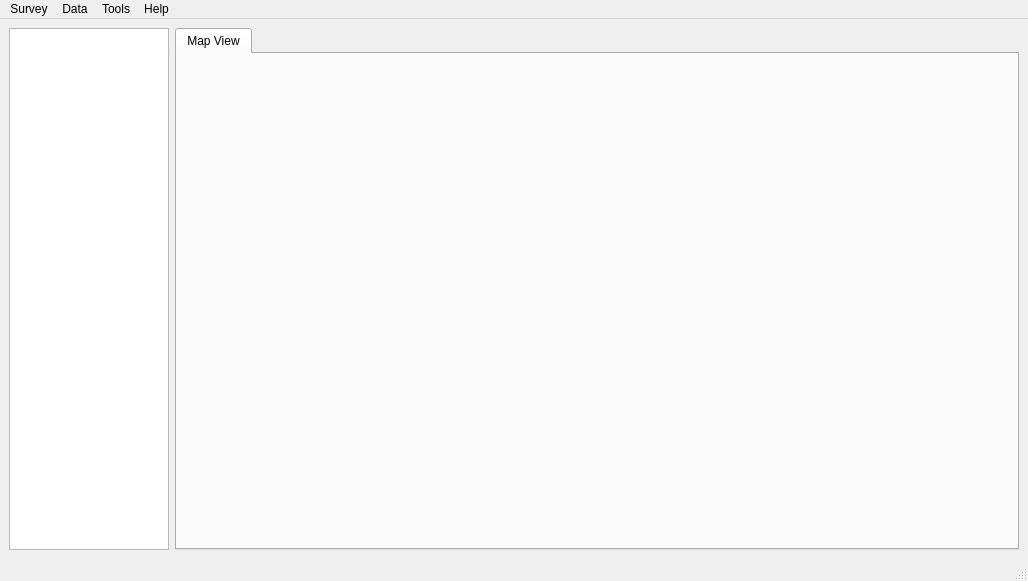
<?xml version="1.0" encoding="UTF-8"?>
<ui version="4.0">
 <class>MainWindow</class>
 <widget class="QMainWindow" name="MainWindow">
  <property name="geometry">
   <rect>
    <x>0</x>
    <y>0</y>
    <width>1028</width>
    <height>581</height>
   </rect>
  </property>
  <property name="windowTitle">
   <string>MainWindow</string>
  </property>
  <property name="windowIcon">
   <iconset resource="../resources.qrc">
    <normaloff>:/icon/icon</normaloff>:/icon/icon</iconset>
  </property>
  <widget class="QWidget" name="centralwidget">
   <layout class="QGridLayout" name="gridLayout">
    <item row="0" column="1">
     <widget class="QSplitter" name="splitter">
      <property name="sizePolicy">
       <sizepolicy hsizetype="Expanding" vsizetype="Expanding">
        <horstretch>0</horstretch>
        <verstretch>0</verstretch>
       </sizepolicy>
      </property>
      <property name="orientation">
       <enum>Qt::Horizontal</enum>
      </property>
      <widget class="QTabWidget" name="tabWidget">
       <property name="currentIndex">
        <number>0</number>
       </property>
       <widget class="QWidget" name="tab_map">
        <attribute name="title">
         <string>Map View</string>
        </attribute>
       </widget>
      </widget>
     </widget>
    </item>
    <item row="0" column="0">
     <widget class="QListWidget" name="data_listWidget">
      <property name="sizePolicy">
       <sizepolicy hsizetype="Preferred" vsizetype="Expanding">
        <horstretch>0</horstretch>
        <verstretch>0</verstretch>
       </sizepolicy>
      </property>
      <property name="minimumSize">
       <size>
        <width>100</width>
        <height>0</height>
       </size>
      </property>
      <property name="maximumSize">
       <size>
        <width>160</width>
        <height>16777215</height>
       </size>
      </property>
     </widget>
    </item>
   </layout>
  </widget>
  <widget class="QMenuBar" name="menubar">
   <property name="geometry">
    <rect>
     <x>0</x>
     <y>0</y>
     <width>1028</width>
     <height>21</height>
    </rect>
   </property>
   <widget class="QMenu" name="menuProjects">
    <property name="title">
     <string>Survey</string>
    </property>
    <addaction name="actionSelectSurvey"/>
    <addaction name="actionNewSurvey"/>
    <addaction name="separator"/>
    <addaction name="actionExit"/>
   </widget>
   <widget class="QMenu" name="menuData">
    <property name="title">
     <string>Data</string>
    </property>
    <addaction name="actionImport_Multiple"/>
    <addaction name="actionImport"/>
    <addaction name="actionExport"/>
    <addaction name="separator"/>
    <addaction name="actionManage_wells"/>
   </widget>
   <widget class="QMenu" name="menuTools">
    <property name="title">
     <string>Tools</string>
    </property>
    <addaction name="actionSmooth_Log"/>
    <addaction name="actionUpscale_Log"/>
    <addaction name="actionDiscern_Shale"/>
    <addaction name="actionExtrapolate_Log"/>
    <addaction name="separator"/>
    <addaction name="actionOBP"/>
    <addaction name="actionNCT"/>
    <addaction name="actionOptimize_Eaton"/>
    <addaction name="actionEaton"/>
    <addaction name="actionOptimize_Bowers"/>
    <addaction name="actionBowers"/>
    <addaction name="separator"/>
    <addaction name="actionGardner"/>
    <addaction name="actionCrossploter"/>
    <addaction name="actionCalculator"/>
   </widget>
   <widget class="QMenu" name="menuHelp">
    <property name="title">
     <string>Help</string>
    </property>
    <addaction name="actionAbout"/>
   </widget>
   <addaction name="menuProjects"/>
   <addaction name="menuData"/>
   <addaction name="menuTools"/>
   <addaction name="menuHelp"/>
  </widget>
  <widget class="QStatusBar" name="statusbar"/>
  <action name="actionImport">
   <property name="text">
    <string>Import Logs</string>
   </property>
  </action>
  <action name="actionExport">
   <property name="text">
    <string>Export Logs</string>
   </property>
  </action>
  <action name="actionSelectSurvey">
   <property name="icon">
    <iconset resource="../resources.qrc">
     <normaloff>:/icon/survey_icon</normaloff>:/icon/survey_icon</iconset>
   </property>
   <property name="text">
    <string>Setup/Select</string>
   </property>
  </action>
  <action name="actionExit">
   <property name="text">
    <string>Exit</string>
   </property>
  </action>
  <action name="actionNewSurvey">
   <property name="text">
    <string>New</string>
   </property>
  </action>
  <action name="actionMap_view">
   <property name="text">
    <string>Map view</string>
   </property>
  </action>
  <action name="actionImport_Multiple">
   <property name="text">
    <string>Import Multiple Wells</string>
   </property>
  </action>
  <action name="actionManage_wells">
   <property name="icon">
    <iconset resource="../resources.qrc">
     <normaloff>:/icon/data_icon</normaloff>:/icon/data_icon</iconset>
   </property>
   <property name="text">
    <string>Manage wells</string>
   </property>
  </action>
  <action name="actionNCT">
   <property name="text">
    <string>NCT</string>
   </property>
  </action>
  <action name="actionExtrapolate_Log">
   <property name="icon">
    <iconset resource="../resources.qrc">
     <normaloff>:/icon/view_icon</normaloff>:/icon/view_icon</iconset>
   </property>
   <property name="text">
    <string>Extrapolate upward</string>
   </property>
  </action>
  <action name="actionCalculator">
   <property name="icon">
    <iconset resource="../resources.qrc">
     <normaloff>:/icon/calculator</normaloff>:/icon/calculator</iconset>
   </property>
   <property name="text">
    <string>Calculator</string>
   </property>
  </action>
  <action name="actionAbout">
   <property name="text">
    <string>About</string>
   </property>
  </action>
  <action name="actionCrossploter">
   <property name="icon">
    <iconset resource="../resources.qrc">
     <normaloff>:/icon/crossplot</normaloff>:/icon/crossplot</iconset>
   </property>
   <property name="text">
    <string>Crossploter</string>
   </property>
  </action>
  <action name="actionGardner">
   <property name="icon">
    <iconset resource="../resources.qrc">
     <normaloff>:/icon/crossplot</normaloff>:/icon/crossplot</iconset>
   </property>
   <property name="text">
    <string>Gardner</string>
   </property>
  </action>
  <action name="actionOBP">
   <property name="text">
    <string>OBP</string>
   </property>
  </action>
  <action name="actionDiscern_Shale">
   <property name="icon">
    <iconset resource="../resources.qrc">
     <normaloff>:/icon/view_icon</normaloff>:/icon/view_icon</iconset>
   </property>
   <property name="text">
    <string>Discern Shale</string>
   </property>
  </action>
  <action name="actionUpscale_Log">
   <property name="icon">
    <iconset resource="../resources.qrc">
     <normaloff>:/icon/view_icon</normaloff>:/icon/view_icon</iconset>
   </property>
   <property name="text">
    <string>Upscale Log</string>
   </property>
  </action>
  <action name="actionSmooth_Log">
   <property name="icon">
    <iconset resource="../resources.qrc">
     <normaloff>:/icon/view_icon</normaloff>:/icon/view_icon</iconset>
   </property>
   <property name="text">
    <string>Smooth Log</string>
   </property>
  </action>
  <action name="actionOptimize_Eaton">
   <property name="icon">
    <iconset resource="../resources.qrc">
     <normaloff>:/icon/lines</normaloff>:/icon/lines</iconset>
   </property>
   <property name="text">
    <string>Coefficients(Eaton)</string>
   </property>
  </action>
  <action name="actionPrediction">
   <property name="text">
    <string>Prediction</string>
   </property>
  </action>
  <action name="actionCoefficients_Optimization_2">
   <property name="text">
    <string>Coefficients Optimization</string>
   </property>
  </action>
  <action name="actionPrediction_2">
   <property name="text">
    <string>Prediction</string>
   </property>
  </action>
  <action name="actionOptimize_Bowers">
   <property name="icon">
    <iconset resource="../resources.qrc">
     <normaloff>:/icon/lines</normaloff>:/icon/lines</iconset>
   </property>
   <property name="text">
    <string>Coefficients(Bowers)</string>
   </property>
  </action>
  <action name="actionEaton">
   <property name="icon">
    <iconset resource="../resources.qrc">
     <normaloff>:/icon/pressure</normaloff>:/icon/pressure</iconset>
   </property>
   <property name="text">
    <string>Eaton</string>
   </property>
  </action>
  <action name="actionBowers">
   <property name="icon">
    <iconset resource="../resources.qrc">
     <normaloff>:/icon/pressure</normaloff>:/icon/pressure</iconset>
   </property>
   <property name="text">
    <string>Bowers</string>
   </property>
  </action>
 </widget>
 <resources>
  <include location="../resources.qrc"/>
 </resources>
 <connections>
  <connection>
   <sender>actionExit</sender>
   <signal>triggered()</signal>
   <receiver>MainWindow</receiver>
   <slot>close()</slot>
   <hints>
    <hint type="sourcelabel">
     <x>-1</x>
     <y>-1</y>
    </hint>
    <hint type="destinationlabel">
     <x>523</x>
     <y>290</y>
    </hint>
   </hints>
  </connection>
 </connections>
</ui>
